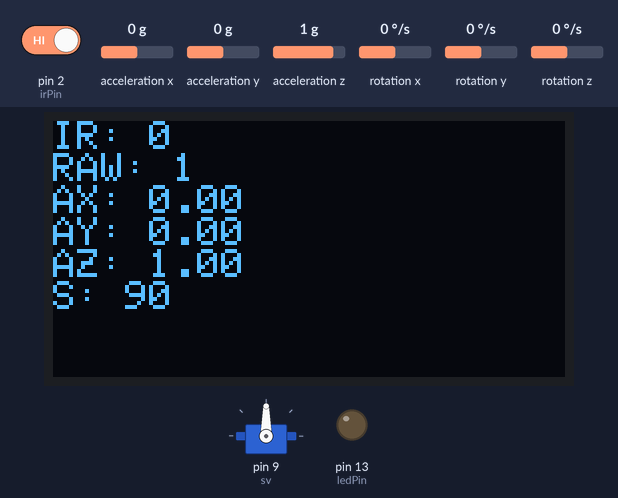
Bench run of a sketch on a simulated Arduino Uno, built with avr-gcc and run on an emulated ATmega328P. Parts: servo, 128×64 one-colour display, output pins drawn as LEDs (lit = HIGH). Inputs (shaded band) come from the test bench; at power-on: acceleration x 0 g, pin 2 (irPin) HIGH, acceleration y 0 g, acceleration z 1 g, rotation x 0 °/s, rotation y 0 °/s, rotation z 0 °/s. What the sketch prints to the serial monitor is not drawn.

Above: at 1.2 s.
1.3 s: acceleration x set to -1.4 g
At 2.3 s:
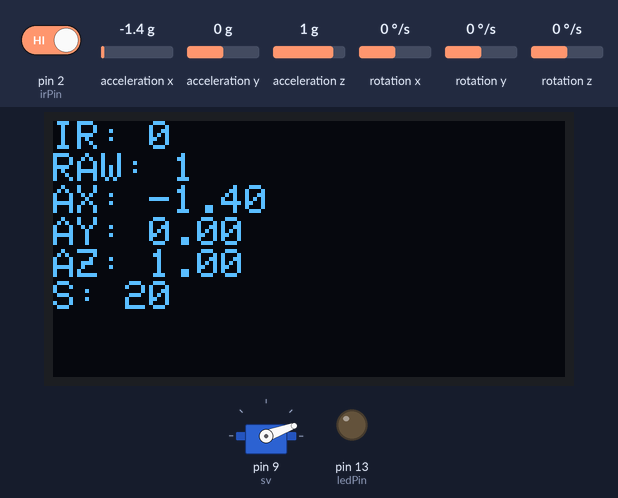
2.9 s: pin 2 (irPin) driven LOW
At 4.1 s:
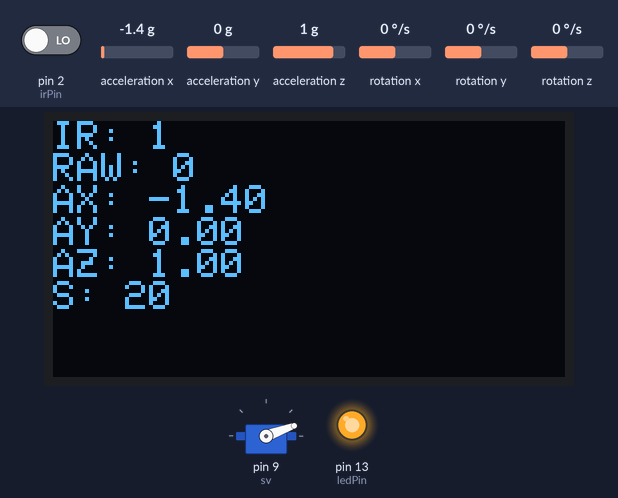
4.4 s: acceleration x set to -0.8 g
At 5.2 s:
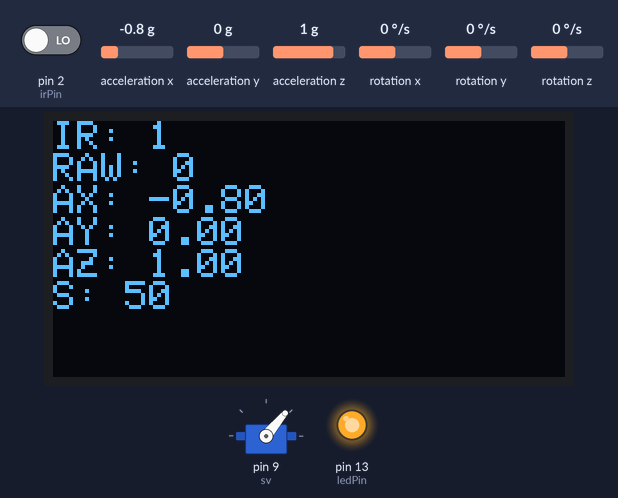
5.9 s: pin 2 (irPin) driven HIGH
At 7.1 s:
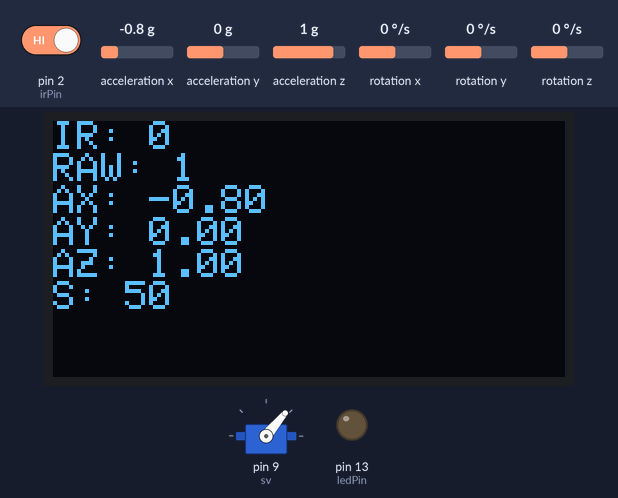
7.4 s: acceleration x set to 0.8 g
At 8.1 s:
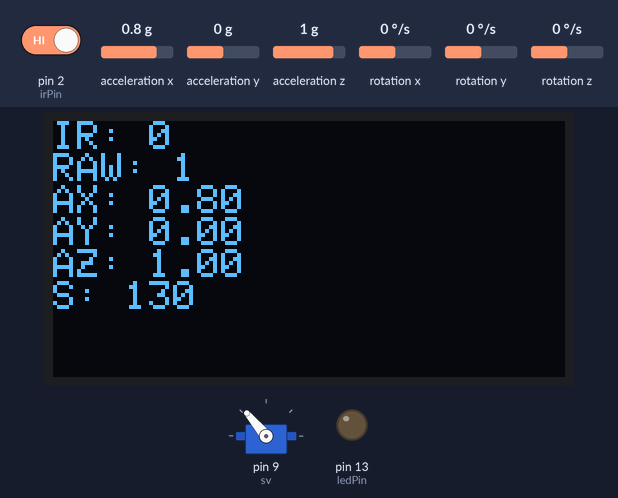
9.0 s: pin 2 (irPin) driven LOW
At 10.2 s:
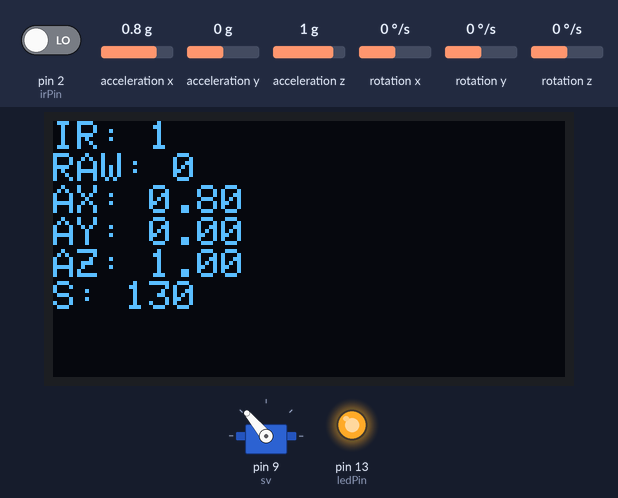
Timing chart, 0 to 11.5 s (numbered marks = the images above; inputs shaded):
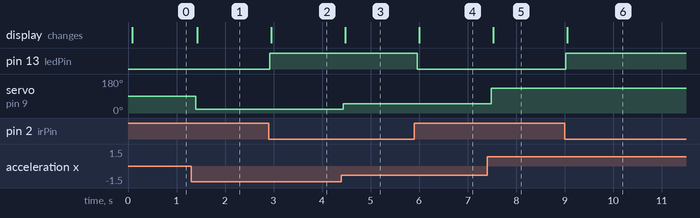

Measured:
- after the input at 1.3 s, servo on pin 9 (sv): 90° → 20° after 0.09 s; the display: changes after 0.13 s (image 1)
- after the input at 2.9 s, pin 13 (ledPin): LOW → HIGH at once; the display: changes after 0.05 s (image 2)
- after the input at 4.4 s, servo on pin 9 (sv): 20° → 50° at once; the display: changes after 0.07 s (image 3)
- after the input at 5.9 s, pin 13 (ledPin): HIGH → LOW after 0.07 s; the display: changes after 0.10 s (image 4)
- after the input at 7.4 s, servo on pin 9 (sv): 50° → 130° after 0.09 s; the display: changes after 0.12 s (image 5)
- after the input at 9.0 s, pin 13 (ledPin): LOW → HIGH at once; the display: changes after 0.05 s (image 6)

The sketch:

foss_diksha.ino
```cpp
#include <Wire.h>
#include <Adafruit_GFX.h>
#include <Adafruit_SSD1306.h>
#include <MPU6050_light.h>
#include <Servo.h>

MPU6050 mpu(Wire);
Adafruit_SSD1306 od(128, 64, &Wire);
Servo sv;

const int irPin = 2;
const int ledPin = 13;
bool irActiveLow = true; // set true if IR module gives LOW when object detected

void setup() {
  pinMode(irPin, INPUT_PULLUP);
  pinMode(ledPin, OUTPUT);

  sv.attach(9);

  Serial.begin(9600);
  Wire.begin();

  od.begin(SSD1306_SWITCHCAPVCC, 0x3C);
  od.clearDisplay();
  od.display();

  mpu.begin();
}

void loop() {
  mpu.update();

  int raw = digitalRead(irPin);
  bool detected = irActiveLow ? (raw == LOW) : (raw == HIGH);

  digitalWrite(ledPin, detected ? HIGH : LOW);

  float ax = mpu.getAccX();
  float ay = mpu.getAccY();
  float az = mpu.getAccZ();

  int angle = map(ax * 50, -90, 90, 0, 180);
  angle = constrain(angle, 0, 180);
  sv.write(angle);

  Serial.print("IR:");
  Serial.print(detected ? 1 : 0);
  Serial.print(" RAW:");
  Serial.print(raw);
  Serial.print(" AX:");
  Serial.print(ax);
  Serial.print(" AY:");
  Serial.print(ay);
  Serial.print(" AZ:");
  Serial.print(az);
  Serial.print(" S:");
  Serial.println(angle);

  od.clearDisplay();
  od.setTextSize(1);
  od.setTextColor(SSD1306_WHITE);
  od.setCursor(0, 0);
  od.print("IR: "); od.println(detected ? 1 : 0);
  od.print("RAW: "); od.println(raw);
  od.print("AX: "); od.println(ax);
  od.print("AY: "); od.println(ay);
  od.print("AZ: "); od.println(az);
  od.print("S: "); od.println(angle);
  od.display();

  delay(60);
}
```
